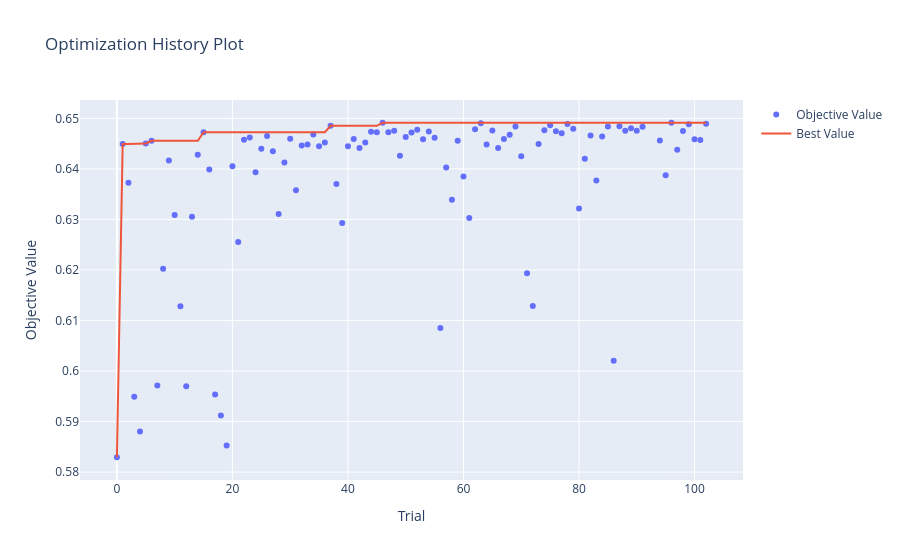

Source (notebook cell):
### Markdown cell above
## Hyperparameter Tuning with Optuna

Searches XGBoost hyperparameters against the same walk-forward AUC used for window selection, so tuning and window choice are evaluated the same way.

### Code cell
# 1) Optuna study maximising rolling-window AUC -- genuinely distributed:
# both this machine and the laptop's eGPU connect to the SAME study via a
# shared PostgreSQL backend, so the TPE sampler is informed by every
# completed trial from EITHER machine in real time (not two blind searches
# merged after the fact, which is what the previous version of this cell did).
import subprocess, os, time, json

STORAGE_URL = "postgresql://optuna_user:optuna_pass123@localhost:5432/optuna_db"  # desktop connects to its own Postgres via localhost, never a LAN IP that can change under it
STUDY_NAME = "xgb_tuning_20260724_132555"  # resuming the run interrupted by the desktop IP change -- reuses the 94 trials already completed rather than starting a fresh study
TRIAL_CAP = 100  # combined total across both machines

sampler = TPESampler(
    multivariate=True,
    n_startup_trials=20,
    seed=42
)

study = optuna.create_study(
    storage=STORAGE_URL,
    study_name=STUDY_NAME,
    sampler=sampler,
    direction="maximize",
    load_if_exists=True,
)

# Tune only on fights before the final holdout window so trial
# selection never sees the test period
tuning_df = full_ufc_selected[full_ufc_selected["date_d"] < train_end]

# --- Dispatch the laptop's eGPU (GTX 1660 SUPER) to join the SAME study ---
LAPTOP_HOST = "michael@10.1.1.242"
LAPTOP_KEY = os.path.expanduser("~/.ssh/laptop_g7")
REMOTE_DIR = "~/ufc_trial_worker"
LOCAL_SCRATCH = "/tmp/claude-1000/-home-michael-Documents-Python-my-ufc-prediction/0192153a-aaa4-4141-ac56-18dd3fc0fa62/scratchpad"

tuning_export_path = f"{LOCAL_SCRATCH}/tuning_df_export.parquet"
meta_export_path = f"{LOCAL_SCRATCH}/tuning_meta.json"
laptop_done_path = f"{LOCAL_SCRATCH}/laptop_shared_done"

tuning_df.to_parquet(tuning_export_path, index=False)
json.dump(
    {"best_train_months": int(best_train_months), "best_test_months": int(best_test_months)},
    open(meta_export_path, "w")
)

subprocess.run(["ssh", "-i", LAPTOP_KEY, LAPTOP_HOST, f"mkdir -p {REMOTE_DIR}"], check=True, timeout=30)
subprocess.run(
    ["scp", "-i", LAPTOP_KEY, tuning_export_path, meta_export_path,
     f"{LOCAL_SCRATCH}/cell4_helpers_fresh.py", f"{LOCAL_SCRATCH}/shared_study_worker.py",
     f"{LAPTOP_HOST}:{REMOTE_DIR}/"],
    check=True, timeout=120
)

remote_venv = "~/gpu_smoke_test_venv/bin/python"
remote_cmd = (
    f"cd {REMOTE_DIR} && CUDA_DEVICE_ORDER=PCI_BUS_ID setsid nohup {remote_venv} "
    f"shared_study_worker.py tuning_df_export.parquet tuning_meta.json {STUDY_NAME} {TRIAL_CAP} "
    f"cuda:1 43 laptop_shared_done < /dev/null > worker.log 2>&1 &"
)
# -f backgrounds the ssh client itself right after auth, before running the
# remote command -- plain "nohup ... &" alone leaves ssh hanging waiting on
# the channel even with output redirected (confirmed via smoke test).
subprocess.run(["ssh", "-f", "-i", LAPTOP_KEY, LAPTOP_HOST, remote_cmd], check=True, timeout=30)
print(f"Laptop eGPU joined shared study '{STUDY_NAME}' (combined cap: {TRIAL_CAP} trials)...")


def objective(trial):
    """Optuna objective: rolling-window cross-validated AUC.

    Suggests an XGBoost parameter set, evaluates it with the same
    monthly rolling-window scheme used for window selection, and
    returns the pooled out-of-sample AUC for Optuna to maximise.

    Parameters
    ----------
    trial : optuna.trial.Trial
        The current Optuna trial.

    Returns
    -------
    float
        Pooled test AUC across the rolling-window folds.
    """
    params = {
        "objective": "binary:logistic",
        "eval_metric": "logloss",
        "verbosity": 0,
        "random_state": 42,

        "max_depth": trial.suggest_int(
            "max_depth",
            1,
            6
        ),

        "learning_rate": trial.suggest_float(
            "learning_rate",
            0.002,
            0.05,
            log=True
        ),

        "n_estimators": trial.suggest_int(
            "n_estimators",
            400,
            1600
        ),

        "min_child_weight": trial.suggest_int(
            "min_child_weight",
            1,
            50
        ),

        "gamma": trial.suggest_float(
            "gamma",
            1e-8,
            10,
            log=True
        ),

        "subsample": trial.suggest_float(
            "subsample",
            0.6,
            1.0
        ),

        "colsample_bytree": trial.suggest_float(
            "colsample_bytree",
            0.6,
            1.0
        ),

        "reg_alpha": trial.suggest_float(
            "reg_alpha",
            1e-8,
            10,
            log=True
        ),

        "reg_lambda": trial.suggest_float(
            "reg_lambda",
            1e-8,
            10,
            log=True
        ),

        "enable_categorical": True,
        "tree_method": "hist",
        "device": "cuda"
    }


    preds = train_test_windows_by_month(
        tuning_df,
        train_months=best_train_months,
        test_months=best_test_months,
        model_params=params
    )


    cv_metrics = evaluate_cv_predictions(
        preds,
        verbose=False
    )


    return cv_metrics["AUC"]


def stop_when_enough(study, trial):
    """Global stop once the SHARED study (both machines combined) hits the cap.

    A small overshoot (typically +1 trial) is possible if both machines
    check right around the boundary at the same time -- negligible at this
    scale (100 trials) and not worth extra coordination overhead to avoid.
    """
    n_complete = len([t for t in study.get_trials(deepcopy=False)
                       if t.state == TrialState.COMPLETE])
    if n_complete >= TRIAL_CAP:
        study.stop()


study.optimize(
    objective,
    n_trials=None,
    callbacks=[stop_when_enough],
)

# --- wait for the laptop worker to also see the cap and stop ---
print("Waiting for laptop eGPU worker to finish...")
wait_start = time.time()
while True:
    check = subprocess.run(
        ["ssh", "-i", LAPTOP_KEY, LAPTOP_HOST, f"test -f {REMOTE_DIR}/laptop_shared_done"],
        timeout=30
    )
    if check.returncode == 0:
        break
    time.sleep(30)
    print(f"  ...still waiting ({time.time() - wait_start:.0f}s elapsed)")

completed = [t for t in study.trials if t.state == TrialState.COMPLETE]
print(f"Shared study '{STUDY_NAME}' complete: {len(completed)} trials total "
      f"(desktop + laptop combined). Best AUC: {study.best_value:.4f}")
print("Best params:", study.best_params)


# 2) Re-fit on full data (using the overall best across BOTH machines)
best = XGBClassifier(
    **study.best_params,
    objective="binary:logistic",
    eval_metric="logloss",
    verbosity=0,
    enable_categorical=True,
    tree_method="hist",
    device="cuda",
    random_state=42
)


best.fit(
    X_train,
    y_train
)


fig = plot_optimization_history(study)
fig.show()

### Figure 1 — Plotly figure (JSON) as saved in the notebook; plotly's stock layout.template omitted (floating-point values rounded to 4 significant figures)
{"data": [{"mode": "markers", "name": "Objective Value", "type": "scatter", "x": [0, 1, 2, 3, 4, 5, 6, 7, 8, 9, 10, 11, 12, 13, 14, 15, 16, 17, 18, 19, 20, 21, 22, 23, 24, 25, 26, 27, 28, 29, 30, 31, 32, 33, 34, 35, 36, 37, 38, 39, 40, 41, 42, 43, 44, 45, 46, 47, 48, 49, 50, 51, 52, 53, 54, 55, 56, 57, 58, 59, 60, 61, 62, 63, 64, 65, 66, 67, 68, 69, 70, 71, 72, 73, 74, 75, 76, 77, 78, 79, 80, 81, 82, 83, 84, 85, 86, 87, 88, 89, 90, 91, 94, 95, 96, 97, 98, 99, 100, 101, 102], "y": [0.5829, 0.6449, 0.6372, 0.5949, 0.588, 0.645, 0.6456, 0.5971, 0.6202, 0.6417, 0.6309, 0.6128, 0.597, 0.6305, 0.6428, 0.6473, 0.6399, 0.5954, 0.5912, 0.5852, 0.6405, 0.6255, 0.6458, 0.6462, 0.6393, 0.644, 0.6465, 0.6435, 0.6311, 0.6413, 0.646, 0.6358, 0.6446, 0.6448, 0.6468, 0.6445, 0.6452, 0.6485, 0.637, 0.6293, 0.6445, 0.6459, 0.6441, 0.6452, 0.6473, 0.6473, 0.6491, 0.6472, 0.6475, 0.6426, 0.6463, 0.6472, 0.6477, 0.6459, 0.6474, 0.6462, 0.6085, 0.6403, 0.6339, 0.6456, 0.6385, 0.6303, 0.6479, 0.649, 0.6448, 0.6476, 0.6441, 0.6459, 0.6467, 0.6484, 0.6425, 0.6194, 0.6128, 0.6449, 0.6476, 0.6486, 0.6475, 0.6471, 0.6489, 0.648, 0.6322, 0.642, 0.6466, 0.6377, 0.6464, 0.6484, 0.602, 0.6484, 0.6475, 0.648, 0.6476, 0.6483, 0.6456, 0.6387, 0.6491, 0.6438, 0.6475, 0.6488, 0.6459, 0.6457, 0.6489]}, {"mode": "lines", "name": "Best Value", "type": "scatter", "x": [0, 1, 2, 3, 4, 5, 6, 7, 8, 9, 10, 11, 12, 13, 14, 15, 16, 17, 18, 19, 20, 21, 22, 23, 24, 25, 26, 27, 28, 29, 30, 31, 32, 33, 34, 35, 36, 37, 38, 39, 40, 41, 42, 43, 44, 45, 46, 47, 48, 49, 50, 51, 52, 53, 54, 55, 56, 57, 58, 59, 60, 61, 62, 63, 64, 65, 66, 67, 68, 69, 70, 71, 72, 73, 74, 75, 76, 77, 78, 79, 80, 81, 82, 83, 84, 85, 86, 87, 88, 89, 90, 91, 92, 93, 94, 95, 96, 97, 98, 99, 100, 101, 102], "y": [0.5829, 0.6449, 0.6449, 0.6449, 0.6449, 0.645, 0.6456, 0.6456, 0.6456, 0.6456, 0.6456, 0.6456, 0.6456, 0.6456, 0.6456, 0.6473, 0.6473, 0.6473, 0.6473, 0.6473, 0.6473, 0.6473, 0.6473, 0.6473, 0.6473, 0.6473, 0.6473, 0.6473, 0.6473, 0.6473, 0.6473, 0.6473, 0.6473, 0.6473, 0.6473, 0.6473, 0.6473, 0.6485, 0.6485, 0.6485, 0.6485, 0.6485, 0.6485, 0.6485, 0.6485, 0.6485, 0.6491, 0.6491, 0.6491, 0.6491, 0.6491, 0.6491, 0.6491, 0.6491, 0.6491, 0.6491, 0.6491, 0.6491, 0.6491, 0.6491, 0.6491, 0.6491, 0.6491, 0.6491, 0.6491, 0.6491, 0.6491, 0.6491, 0.6491, 0.6491, 0.6491, 0.6491, 0.6491, 0.6491, 0.6491, 0.6491, 0.6491, 0.6491, 0.6491, 0.6491, 0.6491, 0.6491, 0.6491, 0.6491, 0.6491, 0.6491, 0.6491, 0.6491, 0.6491, 0.6491, 0.6491, 0.6491, 0.6491, 0.6491, 0.6491, 0.6491, 0.6491, 0.6491, 0.6491, 0.6491, 0.6491, 0.6491, 0.6491]}, {"marker": {"color": "#cccccc"}, "mode": "markers", "name": "Infeasible Trial", "showlegend": false, "type": "scatter", "x": [], "y": []}], "layout": {"title": {"text": "Optimization History Plot"}, "xaxis": {"title": {"text": "Trial"}}, "yaxis": {"title": {"text": "Objective Value"}}}}
